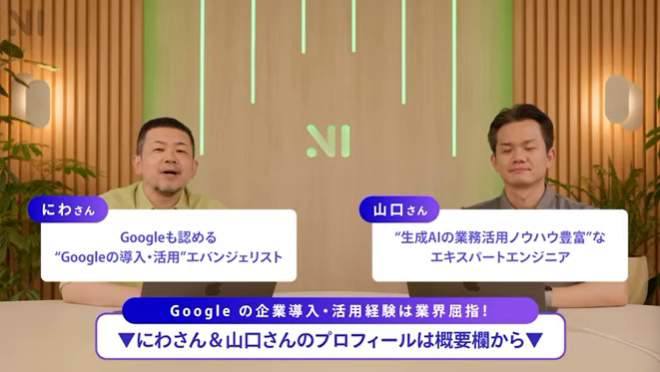
#> input picture video-shorts/scratch_frames/src_4478.png, 660 x 372 px; its folder holds only this picture in this run
$ python -i face_mosaic.py   (imports and definitions only)
#> lines starting #> are read from the running program, lines starting #| are printed output that depends on the picture
"""video-shorts [6] 顔モザイク — 顔を検出し、動いても追従したままモザイクで隠す。

ロードマップ M-1（顔を自動で見つけて隠せる）の実装。

設計上の必須事項（着手前の実機検証で実際に踏んだ落とし穴。roadmap の M-1-B / M-1-D 参照）:
  - フレーム間の対応付けは **トラックID** で行う。検出順で対応付けて補間すると、
    人物の並びが入れ替わった瞬間に枠が別人へ飛び、素顔が露出する。
  - モザイクの粗さは **固定px ではなく顔サイズに対する比** で決める。顔の高さ250pxに対し
    ブロック8px以下では顔検出も本人識別も通ってしまう（実測: 類似度0.76〜0.95）。

顔検出は YuNet（MIT・src/models/ に同梱）を opencv-python 同梱の cv2.FaceDetectorYN で使う。
PyTorch や onnxruntime は不要。
"""

from __future__ import annotations

import copy
import hashlib
import os
import re
import shutil
import sys
import tempfile
from dataclasses import dataclass, field

try:
    import cv2
except ImportError:  # 客の環境で未導入のとき、スタックトレースではなく直せる指示を出す
    sys.stderr.write(
        "[ERROR] opencv 未インストール。`pip install -r requirements.txt` を実行してください"
        "（顔モザイクに必要です。`pip` が無ければ `pip3` / `python -m pip` を試してください）。\n"
    )
    sys.exit(3)

import numpy as np

_MODELS_DIR = os.path.join(os.path.dirname(__file__), "models")
MODEL_PATH = os.path.join(_MODELS_DIR, "face_detection_yunet_2023mar.onnx")
RECOGNIZER_PATH = os.path.join(_MODELS_DIR, "face_recognition_sface_2021dec.onnx")

# 検出のしきい値。低くすると拾いすぎ、高くすると横顔を落とす。
SCORE_THRESHOLD = 0.6
NMS_THRESHOLD = 0.3

# 同一人物と判定するコサイン類似度のしきい値（SFace の配布元が推奨する値）。
# 公有画像での実測は、同一人物(撮影年が13年違う2枚)で0.63、別人どうしで0.18〜0.25。
# 判定を緩める（下げる）と別人を対象者と誤認しやすくなり、隠すべきでない人に強いモザイクが
# かかる。逆に上げすぎると対象者を取り逃す。取り逃しはプライバシー事故に直結するため、
# 迷う場合はしきい値を下げるのではなく「未登録の人にも既定のモザイクをかける」で守る。
RECOGNITION_THRESHOLD = 0.363

# 1つのトラックにつき何回まで照合するか。毎フレーム照合しても結論はほとんど変わらないのに
# 費用だけ増えるため、数回の多数決で確定させる（実測: 60秒の動画で照合7秒 -> 0.13秒）。
RECOGNITION_VOTES = 3

# 顔の高さに対するモザイク1ブロックの比と、絶対値の下限。
#
# 「顔として検出されなくなる最小ブロック」を実測すると、比率だけでも絶対値だけでも足りない:
#     顔高さ  65px -> 最小  7px（顔高さの 1/9）
#     顔高さ 111px -> 最小  9px（顔高さの 1/12）
#     顔高さ 181px -> 最小 10px（顔高さの 1/18）
#     顔高さ 290px -> 最小 10px（顔高さの 1/29）
# 小さい顔ほど必要な「比」が大きくなり、大きい顔では絶対値が 10px 前後で頭打ちになる。
# よって ratio と最小px の両方を効かせる（max を取る）。
# ratio=1/8 は最も厳しい 1/9 に余裕を持たせた値。BLOCK_MIN_PX=12 は絶対値側の 10px に余裕を足した値。
#
# なお上表は「機械が顔として検出できなくなる」境界であって「人が本人と分からなくなる」境界ではない。
# 大きく写った顔ほど比を効かせて粗くするのは、人の目に対する保護を優先しているため。
BLOCK_RATIO_DEFAULT = 1.0 / 8.0
BLOCK_MIN_PX = 12
# 隠す矩形を顔枠より広げる比（髪・顎・輪郭を含めるため）。
MARGIN_RATIO = 0.18

# 検出だけを行うときの横幅。**出力の解像度・画質はこの値に関係なく一切落ちない**
# （縮小するのは検出用のコピーだけで、モザイクは原寸のフレームに焼く）。
#
# ただし縮小すると「小さく写った顔を取りこぼす」。1080p素材での実測:
#     検出幅1920 -> 顔高さ 20px まで検出できる / 60秒の検出に 111.8秒
#     検出幅1280 -> 顔高さ 25px まで          / 55.5秒
#     検出幅 960 -> 顔高さ 30px まで          / 30.3秒
#     検出幅 640 -> 顔高さ 45px まで          / 13.4秒
#     検出幅 480 -> 顔高さ 65px まで          /  8.3秒
#     検出幅 320 -> 顔高さ 95px まで          /  4.2秒
# 既定は 960。1080p で顔高さ30px は画面高の約2.8%（かなり遠くの通行人相当）で、
# ここを下回る顔まで隠したい素材では detect_width を上げる。速度と保護のつまみ。
DETECT_WIDTH_DEFAULT = 960
# 何フレームおきに検出するか。間は直前と次の検出をトラックIDで対応付けて補間する。
# 顔高さ245pxで動きの速さを変えて素顔が出るコマを実測した結果:
#     3px/コマ・8px/コマ・15px/コマ -> 間引き1〜5のいずれでも 0/40コマ
#    30px/コマ(1秒で画面をほぼ横断する速さ) -> 間引き5でだけ 1/40コマ
# 実際の取材映像は15px/コマ以下に収まるため、既定3でも取りこぼしは出ない。
DETECT_EVERY_DEFAULT = 3

# 検出が途切れたとき、直前の位置で隠しを継続する最大フレーム数。
# 横を向いた・手で顔を触った程度の一瞬の欠落を埋める。
HOLD_FRAMES_DEFAULT = 8
# 同一トラックとみなす中心距離の上限（顔の幅で正規化した値）。
MATCH_DISTANCE_RATIO = 1.5


@dataclass
class Track:
    """1人ぶんの追跡状態。id はフレームをまたいで不変（＝補間の対応付けに使う正）。"""

    id: int
    box: tuple[float, float, float, float]
    missed: int = 0
    seen: bool = False
    label: str = "_other"
    votes: dict[str, int] = field(default_factory=dict)


# [190 lines left out: functions ascii_safe_cache_path, imread_unicode, imwrite_unicode, create_detector, detect_faces_raw, detect_faces and 7 more, not called in this run]


class FaceTracker:
    """検出結果をトラックIDへ束ね、検出が途切れた区間を直前の位置で埋める。

    「検出漏れフレームで素顔が出る」を防ぐのが役目（M-1-C）。IoU ではなく顔幅で正規化した
    中心距離で対応付ける（小さく速く動く顔で IoU が 0 になりトラックが切れるため）。
    """

    def __init__(self, hold_frames: int = HOLD_FRAMES_DEFAULT):
        self.hold_frames = hold_frames
        self.tracks: list[Track] = []
        self._next_id = 0
        # 検出が無くて保持で埋めたフレーム番号（確認用静止画の抽出に使う ＝ M-3-A の入力）
        self.held_frames: list[int] = []

    # [70 lines left out: functions update, interpolate, not called in this run]


def mosaic_frames(frames, hold_frames: int = HOLD_FRAMES_DEFAULT, ratio: float = BLOCK_RATIO_DEFAULT,
                  detector=None, block_for=None, people=None, ratio_for=None, recognizer=None,
                  detect_every: int = DETECT_EVERY_DEFAULT, detect_width: int = DETECT_WIDTH_DEFAULT,
                  copy_frames: bool = True, tracker=None, carry_from: int | None = None):
    """フレーム列を順に処理し、顔を追従モザイクで隠したフレーム列を返す。

    copy_frames=False にすると、渡されたフレームを直接書き換えて複製を省く。
    1080pのフレーム複製は1枚あたり6.2MBの memcpy で、実測では処理時間の9割を占める
    （10秒の素材で 複製15.3秒 / 検出1.5秒 / モザイク描画0.14秒）。動画から読み出した
    フレームをそのまま捨てる経路では複製が純粋な無駄なので False にする。
    呼び出し側が元のフレームを後で使う場合は True のままにすること。

    people に register_person() の結果を並べると、その人だけ隠し方を変えられる（M-2）。
    ratio_for は {人物名: 比} で、登録していない人には既定の比を使う。
    未登録の人にも必ず既定のモザイクはかかる（＝見分けに失敗しても素顔は出ない）。

    block_for(track) を渡すと、ブロックサイズを直接差し替えられる（ratio_for より優先）。
    """
    if detect_every < 1:
        # 0以下だと検出が1回も走らず、モザイクの掛かっていないフレームがそのまま返る。
        # 黙って素通しするのは最悪の失敗なので、ここで止める。
        raise ValueError(f"detect_every は1以上にしてください（受け取った値: {detect_every}）")

    # tracker を渡すと、直前の呼び出しの追従状態を引き継ぐ。長い動画を区切って
    # 処理する呼び出し側（apply_mosaic_cli）で必須。毎回作り直すと、区切りの境目で
    # 「検出が途切れた区間を直前の位置で埋める」保持が必ず切れ、境目の直後で検出が
    # 落ちたコマに素顔が出る（実測: 区切り直後の3コマが未加工のまま出力された）。
    tracker = tracker if tracker is not None else FaceTracker(hold_frames=hold_frames)
    # carry_from を渡すと、返すのは「そのコマの検出を取り込む直前」の追従状態になる。
    # 呼び出し側が末尾を次の呼び出しへ重ねて渡す（先読み）作りだと、重なったコマの検出が
    # 2回取り込まれ、顔を見失った回数が二重に数えられる。保持の予算（hold_frames×detect_every
    # ＝24コマ）が境目でだけ18〜20コマへ縮み、24コマ見失うと区切りの所だけ素顔が3コマ出る
    # （実測 2026-08-08。一本通しでは0コマ）。重なる手前の状態を返せば二重に数えない。
    carried = None
    people = people or []
    ratio_for = ratio_for or {}
    rec = recognizer
    if people and rec is None:
        rec = create_recognizer()
    labels_by_id: dict[int, str] = {}

    frames = list(frames)
    if not frames:
        return [], tracker
    fh, fw = frames[0].shape[:2]
    det = detector
    scale = 1.0
    if det is None:
        scale = detection_scale(fw, fh, detect_width)
        det = create_detector(max(1, int(fw * scale)), max(1, int(fh * scale)))

    # --- 1周目: 数フレームおきにだけ検出し、各トラックの位置と人物を出す ---
    # 単一のパスで済ませようとすると「次の検出」が未来にあるため補間できず、最初の区間で
    # 枠が直前の位置に取り残されて素顔が出る。先に位置を出し切ってから焼く。
    keys: dict[int, dict[int, tuple[float, float, float, float]]] = {}
    for i in range(0, len(frames), detect_every):
        if carry_from is not None and carried is None and i >= carry_from:
            carried = copy.deepcopy(tracker)
        work = frames[i]
        # 検出だけ縮小した画で行い、結果を原寸へ戻す（出力の解像度は落とさない）
        small = work if scale == 1.0 else cv2.resize(
            work, (max(1, int(fw * scale)), max(1, int(fh * scale))), interpolation=cv2.INTER_NEAREST
        )
        raw = detect_faces_raw(small, det)
        boxes = [
            (float(b[0]) / scale, float(b[1]) / scale, float(b[2]) / scale, float(b[3]) / scale)
            for b in raw
        ]
        tracker.update(boxes, frame_index=i)

        # 誰かを見分ける必要があるときだけ照合する。トラックごとに数回だけ数えて確定させ、
        # 毎フレーム照合しない（結論は変わらないのに費用だけ増えるため）。
        if people:
            for b, tgt in zip(raw, tracker.last_assignment):
                if sum(tgt.votes.values()) >= RECOGNITION_VOTES:
                    continue
                try:
                    sig = face_signature(small, b, rec)
                except cv2.error:
                    continue  # 向きが取れない等で特徴を作れない顔は、次の検出で見直す
                label = "_other"
                for p in people:
                    matched_person, _score = same_person(p["signature"], sig, rec)
                    if matched_person:
                        label = p["name"]
                        break
                tgt.votes[label] = tgt.votes.get(label, 0) + 1
                tgt.label = max(tgt.votes, key=tgt.votes.get)

        keys[i] = {t.id: t.box for t in tracker.tracks}
        for t in tracker.tracks:
            labels_by_id[t.id] = t.label

    # --- 2周目: 全フレームへ焼く。検出していない間はトラックIDで対応付けて補間する ---
    out = []
    for i, frame in enumerate(frames):
        work = frame.copy() if copy_frames else frame
        k0 = (i // detect_every) * detect_every
        a = keys.get(k0, {})
        b = keys.get(k0 + detect_every)
        if b is None:
            # フレーム数が detect_every で割り切れないときの末尾。次の検出が無いので
            # 直前の位置を流用する＝枠が古い。ここは素顔が残りうるので確認対象に入れる。
            draw = a
            if a and i > k0:
                tracker.held_frames.append(i)
        else:
            draw = interpolate(a, b, (i - k0) / detect_every)
        for tid, box in draw.items():
            if block_for is not None:
                apply_mosaic(work, box, block=block_for(tid), ratio=ratio)
            else:
                apply_mosaic(work, box, ratio=ratio_for.get(labels_by_id.get(tid, "_other"), ratio))
        out.append(work)
    return out, (carried if carried is not None else tracker)


# [107 lines left out: functions detection_scale, review_frames, write_review_images, apply_manual_masks, write_face_choices, not called in this run]

>>> import cv2
>>> picture = cv2.imread('../scratch_frames/src_4478.png', cv2.IMREAD_GRAYSCALE)
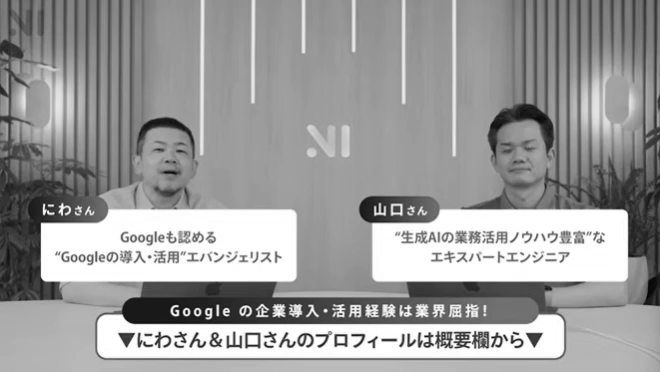
#> picture: shape (372, 660); min 5, max 255, mean 156.1
>>> result = mosaic_frames(picture)
#> in mosaic_frames, `frames = list(frames)`: frames = 372 items
#> (the run stopped early here; a loop or call above may not have finished)
